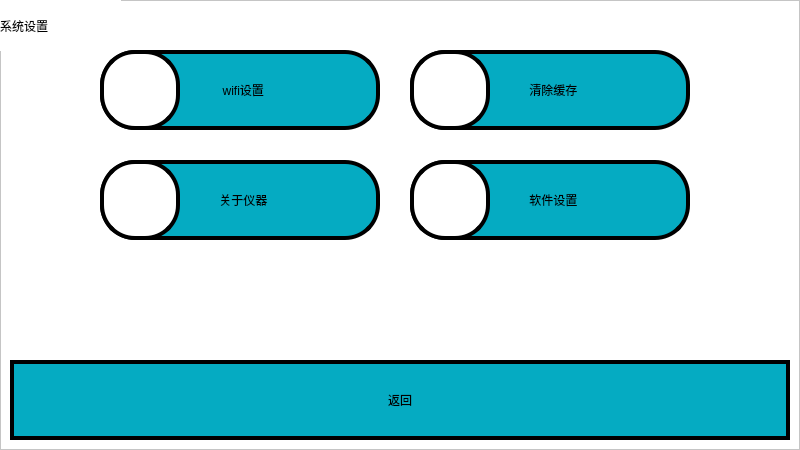
<?xml version="1.0" encoding="UTF-8"?>
<ui version="4.0">
 <class>Form</class>
 <widget class="QWidget" name="Form">
  <property name="geometry">
   <rect>
    <x>0</x>
    <y>0</y>
    <width>800</width>
    <height>450</height>
   </rect>
  </property>
  <property name="windowTitle">
   <string>Form</string>
  </property>
  <property name="styleSheet">
   <string notr="true">background-color: rgb(255, 255, 255);</string>
  </property>
  <widget class="QFrame" name="frame">
   <property name="geometry">
    <rect>
     <x>0</x>
     <y>0</y>
     <width>800</width>
     <height>450</height>
    </rect>
   </property>
   <property name="frameShape">
    <enum>QFrame::StyledPanel</enum>
   </property>
   <property name="frameShadow">
    <enum>QFrame::Raised</enum>
   </property>
   <widget class="QLabel" name="wifi_icon_label">
    <property name="geometry">
     <rect>
      <x>100</x>
      <y>50</y>
      <width>80</width>
      <height>80</height>
     </rect>
    </property>
    <property name="styleSheet">
     <string notr="true">font: 20pt &quot;幼圆&quot;;
border:4px solid rgb(0,0,0);
background-color: rgb(255, 255, 255);
border-radius: 35px;

</string>
    </property>
    <property name="text">
     <string/>
    </property>
   </widget>
   <widget class="QLabel" name="label">
    <property name="geometry">
     <rect>
      <x>0</x>
      <y>0</y>
      <width>121</width>
      <height>51</height>
     </rect>
    </property>
    <property name="styleSheet">
     <string notr="true">font: 20pt &quot;宋体&quot;;</string>
    </property>
    <property name="text">
     <string>系统设置</string>
    </property>
   </widget>
   <widget class="QLabel" name="clear_icon_label">
    <property name="geometry">
     <rect>
      <x>410</x>
      <y>50</y>
      <width>80</width>
      <height>80</height>
     </rect>
    </property>
    <property name="styleSheet">
     <string notr="true">font: 20pt &quot;幼圆&quot;;
border:4px solid rgb(0,0,0);
background-color: rgb(255, 255, 255);
border-radius: 35px;

</string>
    </property>
    <property name="text">
     <string/>
    </property>
   </widget>
   <widget class="QPushButton" name="btnClear">
    <property name="geometry">
     <rect>
      <x>410</x>
      <y>50</y>
      <width>280</width>
      <height>80</height>
     </rect>
    </property>
    <property name="styleSheet">
     <string notr="true">QPushButton {
font: 20pt &quot;宋体&quot;;
border:4px solid rgb(0,0,0);
background-color:#05abc2;
border-radius: 35px;
}

QPushButton:pressed{
background-color: rgb(255, 0, 0);
}
</string>
    </property>
    <property name="text">
     <string>  清除缓存</string>
    </property>
   </widget>
   <widget class="QLabel" name="about_icon_label">
    <property name="geometry">
     <rect>
      <x>100</x>
      <y>160</y>
      <width>80</width>
      <height>80</height>
     </rect>
    </property>
    <property name="styleSheet">
     <string notr="true">font: 20pt &quot;幼圆&quot;;
border:4px solid rgb(0,0,0);
background-color: rgb(255, 255, 255);
border-radius: 35px;

</string>
    </property>
    <property name="text">
     <string/>
    </property>
   </widget>
   <widget class="QPushButton" name="btnWifi">
    <property name="geometry">
     <rect>
      <x>100</x>
      <y>50</y>
      <width>280</width>
      <height>80</height>
     </rect>
    </property>
    <property name="styleSheet">
     <string notr="true">QPushButton {
font: 20pt &quot;宋体&quot;;
border:4px solid rgb(0,0,0);
background-color:#05abc2;
border-radius: 35px;
}

QPushButton:pressed{
background-color: rgb(255, 0, 0);
}
</string>
    </property>
    <property name="text">
     <string>  wifi设置</string>
    </property>
   </widget>
   <widget class="QPushButton" name="btnAbout">
    <property name="geometry">
     <rect>
      <x>100</x>
      <y>160</y>
      <width>280</width>
      <height>80</height>
     </rect>
    </property>
    <property name="styleSheet">
     <string notr="true">QPushButton {
font: 20pt &quot;宋体&quot;;
border:4px solid rgb(0,0,0);
background-color:#05abc2;
border-radius: 35px;
}

QPushButton:pressed{
background-color: rgb(255, 0, 0);
}
</string>
    </property>
    <property name="text">
     <string>  关于仪器</string>
    </property>
   </widget>
   <widget class="QPushButton" name="btnReturn">
    <property name="geometry">
     <rect>
      <x>10</x>
      <y>360</y>
      <width>780</width>
      <height>80</height>
     </rect>
    </property>
    <property name="styleSheet">
     <string notr="true">QPushButton {
font: 20pt &quot;宋体&quot;;
border:4px solid rgb(0,0,0);
background-color:#05abc2;
}

QPushButton:pressed{
background-color: rgb(255, 0, 0);
}
</string>
    </property>
    <property name="text">
     <string>返回</string>
    </property>
   </widget>
   <widget class="QPushButton" name="btnPer">
    <property name="geometry">
     <rect>
      <x>410</x>
      <y>160</y>
      <width>280</width>
      <height>80</height>
     </rect>
    </property>
    <property name="styleSheet">
     <string notr="true">QPushButton {
font: 20pt &quot;宋体&quot;;
border:4px solid rgb(0,0,0);
background-color:#05abc2;
border-radius: 35px;
}

QPushButton:pressed{
background-color: rgb(255, 0, 0);
}
</string>
    </property>
    <property name="text">
     <string>  软件设置</string>
    </property>
   </widget>
   <widget class="QLabel" name="per_icon_label">
    <property name="geometry">
     <rect>
      <x>410</x>
      <y>160</y>
      <width>80</width>
      <height>80</height>
     </rect>
    </property>
    <property name="styleSheet">
     <string notr="true">font: 20pt &quot;幼圆&quot;;
border:4px solid rgb(0,0,0);
background-color: rgb(255, 255, 255);
border-radius: 35px;

</string>
    </property>
    <property name="text">
     <string/>
    </property>
   </widget>
   <zorder>label</zorder>
   <zorder>btnClear</zorder>
   <zorder>btnWifi</zorder>
   <zorder>btnAbout</zorder>
   <zorder>about_icon_label</zorder>
   <zorder>clear_icon_label</zorder>
   <zorder>wifi_icon_label</zorder>
   <zorder>btnReturn</zorder>
   <zorder>btnPer</zorder>
   <zorder>per_icon_label</zorder>
  </widget>
 </widget>
 <resources/>
 <connections/>
</ui>
